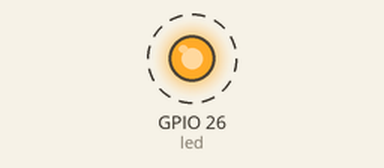
Bench run of a program on a simulated ESP32 board running MicroPython. On the bench: output pins drawn as LEDs (lit = HIGH). Dashed ring = blinking.

Above: at 0.1 s.
Timing chart, 0 to 3.0 s (numbered marks = the images above):
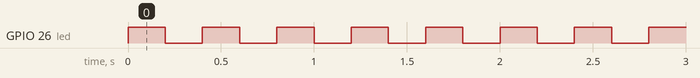

The program:

mission2_fast_blink.py
```python
from machine import Pin
import time

led = Pin(26, Pin.OUT)

while True:
    led.value(1)
    time.sleep(0.2)            # 0.2초만 켜기

    led.value(0)
    time.sleep(0.2)            # 0.2초만 끄기
```

Measured:
- by itself, GPIO 26 (led): alternates HIGH for 0.20 s and LOW for 0.20 s
